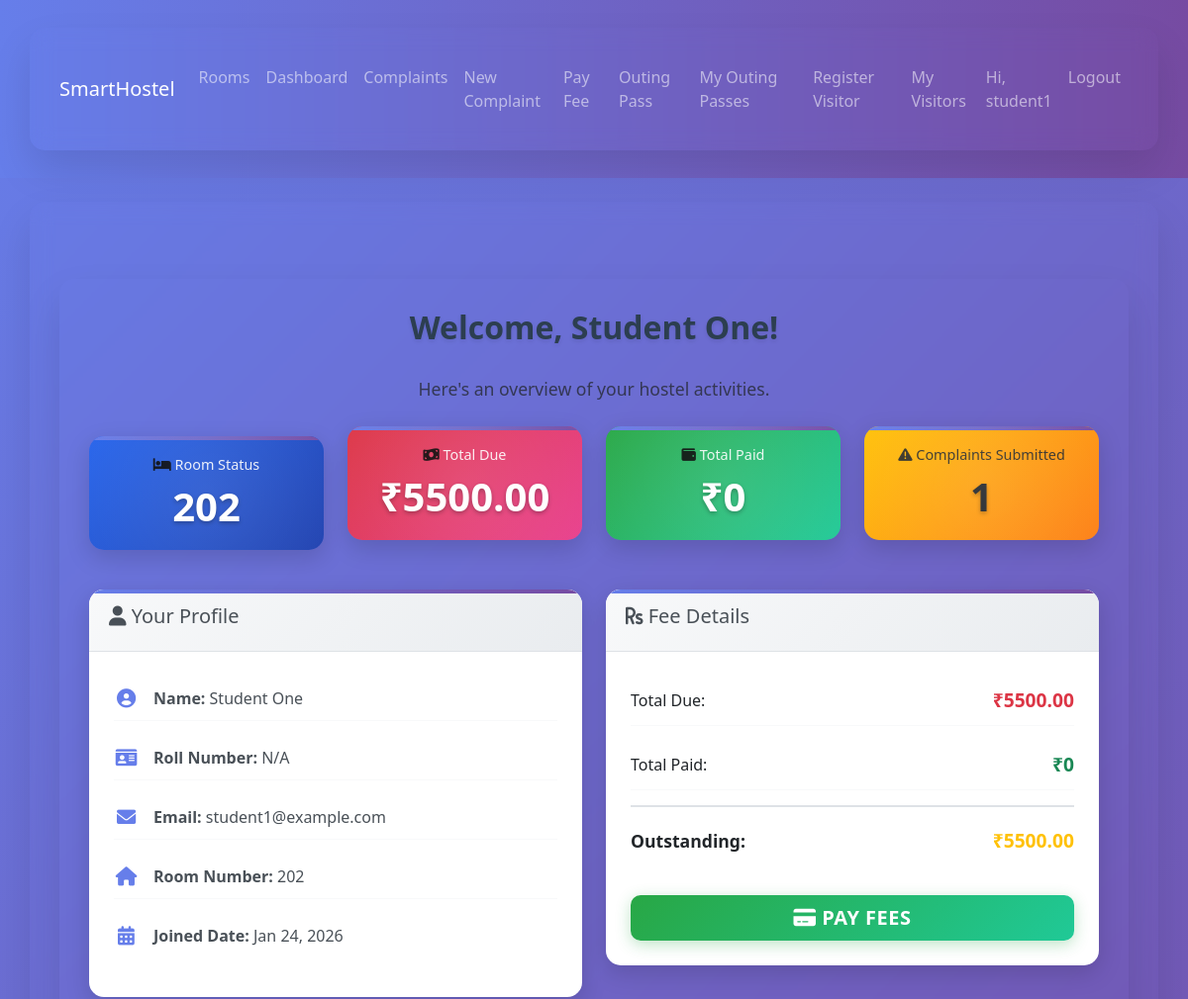
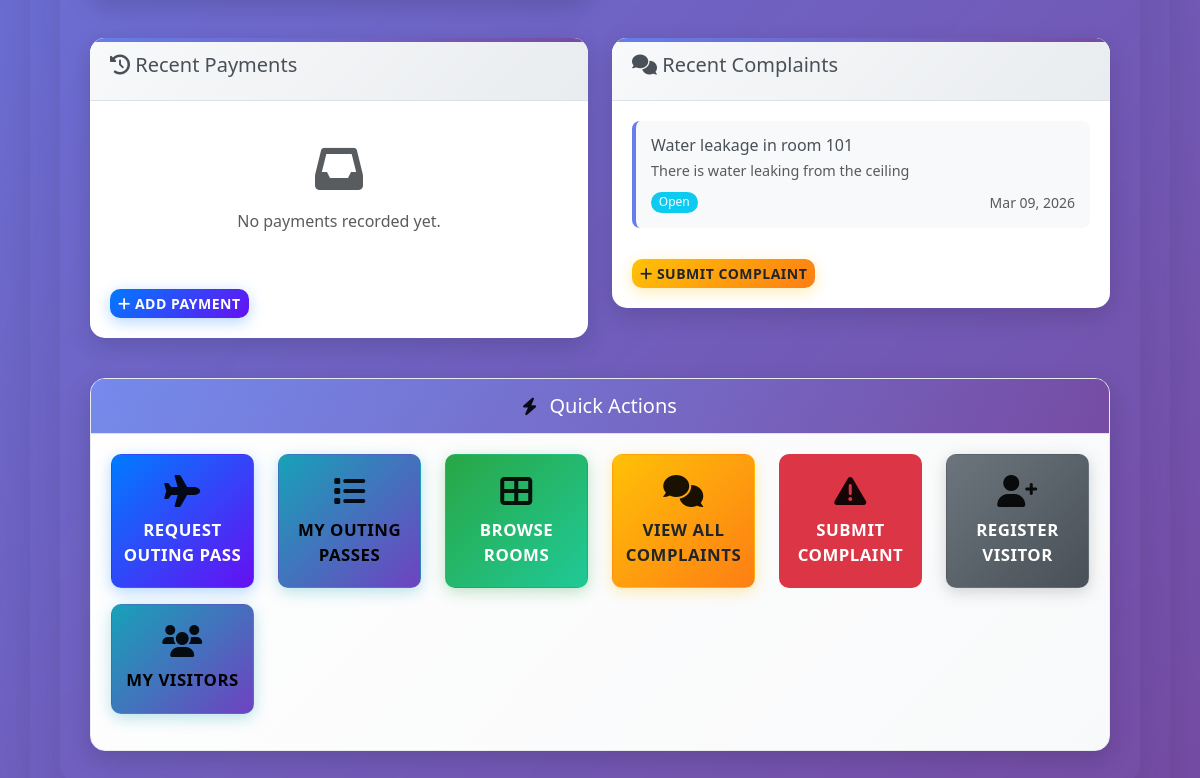
/student-dashboard/ (signed in), run on the app's committed database (2 pictures, top to bottom).
### hostel/models.py (models this page shows, shortened)
class StudentProfile(models.Model):
    user = models.OneToOneField(User, on_delete=models.CASCADE)
    roll_number = models.CharField(max_length=30, blank=True, null=True)
    room = models.ForeignKey(Room, on_delete=models.SET_NULL, null=True, blank=True)
    fees_due = models.DecimalField(max_digits=9, decimal_places=2, default=0)
    fees_paid = models.DecimalField(max_digits=9, decimal_places=2, default=0)
    joined_on = models.DateField(default=timezone.now)
    @property
    def outstanding(self):
        if self.fees_due is None:
            return Decimal('0.00')
        return self.fees_due - (self.fees_paid or Decimal('0.00'))

class Room(models.Model):
    room_no = models.CharField(max_length=10, unique=True)
    capacity = models.PositiveIntegerField(default=1)
    rent = models.DecimalField(max_digits=8, decimal_places=2, default=0)
    is_active = models.BooleanField(default=True)

class Complaint(models.Model):
    STATUS_CHOICES = [
        ('open', 'Open'),
        ('in_progress', 'In Progress'),
        ('resolved', 'Resolved'),
    ]
    student = models.ForeignKey(StudentProfile, on_delete=models.CASCADE)
    title = models.CharField(max_length=200)
    description = models.TextField()
    status = models.CharField(max_length=20, choices=STATUS_CHOICES, default='open')
    response = models.TextField(blank=True)
    created_at = models.DateTimeField(auto_now_add=True)
    updated_at = models.DateTimeField(auto_now=True)
    anonymous = models.BooleanField(default=False)

### hostel/views.py (the view)
# urls.py: path('student-dashboard/', views.student_dashboard, name='student_dashboard'),
@login_required
def student_dashboard(request):
    if request.user.is_staff:
        return redirect('admin_dashboard')
    try:
        profile = request.user.studentprofile
    except StudentProfile.DoesNotExist:
        messages.error(request, 'Your student profile is not set up. Please contact admin.')
        return redirect('logout')
    payments = Payment.objects.filter(student=profile).order_by('-paid_on')[:5]
    complaints = Complaint.objects.filter(student=profile).order_by('-created_at')[:5]
    leave_requests = OutingPass.objects.filter(student=profile).order_by('-requested_on')[:5]
    announcements = Announcement.objects.filter(is_active=True).order_by('-created_at')[:3]
    total_complaints = Complaint.objects.filter(student=profile).count()
    total_payments = Payment.objects.filter(student=profile).count()
    from datetime import date
    today = date.today()
    todays_menu = MessMenu.objects.filter(date=today, is_active=True)
    context = {
        'profile': profile,
        'payments': payments,
        'complaints': complaints,
        'leave_requests': leave_requests,
        'announcements': announcements,
        'todays_menu': todays_menu,
        'total_complaints': total_complaints,
        'total_payments': total_payments,
    }
    return render(request, 'hostel/student_dashboard.html', context)

### templates/hostel/student_dashboard.html
{% extends 'hostel/base.html' %}
{% load static %}
{% block content %}
<div class="container mt-5">
  <div class="welcome-header mb-4">
    <h2>Welcome, {{ user.get_full_name|default:user.username }}!</h2>
    <p class="text-muted">Here's an overview of your hostel activities.</p>
  </div>
  <div class="row mb-4">
    <div class="col-md-3 mb-3">
      <div class="card stats-card room-status">
        <div class="card-body">
          <h5><i class="fas fa-bed"></i> Room Status</h5>
          <h3>{% if profile.room %}{{ profile.room.room_no }}{% else %}Not Assigned{% endif %}</h3>
        </div>
      </div>
    </div>
    <div class="col-md-3 mb-3">
      <div class="card stats-card total-due">
        <div class="card-body">
          <h5><i class="fas fa-money-bill-wave"></i> Total Due</h5>
          <h3>₹{{ profile.outstanding }}</h3>
        </div>
      </div>
    </div>
    <div class="col-md-3 mb-3">
      <div class="card stats-card total-paid">
        <div class="card-body">
          <h5><i class="fas fa-wallet"></i> Total Paid</h5>
          <h3>₹{{ profile.fees_paid|default:0 }}</h3>
        </div>
      </div>
    </div>
    <div class="col-md-3 mb-3">
      <div class="card stats-card complaints-submitted">
        <div class="card-body">
          <h5><i class="fas fa-exclamation-triangle"></i> Complaints Submitted</h5>
          <h3>{{ total_complaints }}</h3>
        </div>
      </div>
    </div>
  </div>
  <div class="row mb-4">
    <div class="col-md-6 mb-3">
      <div class="card profile-card">
        <div class="card-header">
          <h5><i class="fas fa-user"></i> Your Profile</h5>
        </div>
        <div class="card-body">
          <div class="profile-item">
            <i class="fas fa-user-circle"></i>
            <span><strong>Name:</strong> {{ user.get_full_name|default:user.username }}</span>
          </div>
          <div class="profile-item">
            <i class="fas fa-id-card"></i>
            <span><strong>Roll Number:</strong> {{ profile.roll_number|default:"N/A" }}</span>
          </div>
          <div class="profile-item">
            <i class="fas fa-envelope"></i>
            <span><strong>Email:</strong> {{ user.email }}</span>
          </div>
          <div class="profile-item">
            <i class="fas fa-home"></i>
            <span><strong>Room Number:</strong> {% if profile.room %}{{ profile.room.room_no }}{% else %}Not Assigned{% endif %}</span>
          </div>
          <div class="profile-item">
            <i class="fas fa-calendar-alt"></i>
            <span><strong>Joined Date:</strong> {{ profile.joined_on|date:"M d, Y" }}</span>
          </div>
        </div>
      </div>
    </div>
    <div class="col-md-6 mb-3">
      <div class="card fee-card">
        <div class="card-header">
          <h5><i class="fas fa-rupee-sign"></i> Fee Details</h5>
        </div>
        <div class="card-body">
          <div class="fee-item">
            <span>Total Due:</span>
            <span class="fee-amount text-danger">₹{{ profile.outstanding }}</span>
          </div>
          <div class="fee-item">
            <span>Total Paid:</span>
            <span class="fee-amount text-success">₹{{ profile.fees_paid|default:0 }}</span>
          </div>
          <div class="fee-item total">
            <span>Outstanding:</span>
            <span class="fee-amount text-warning">₹{{ profile.outstanding }}</span>
          </div>
          <a href="{% url 'make_payment' %}" class="btn btn-success btn-lg w-100 mt-3">
            <i class="fas fa-credit-card"></i> Pay Fees
          </a>
        </div>
      </div>
    </div>
  </div>
  <div class="row mb-4">
    <div class="col-md-6 mb-3">
      <div class="card payments-card">
        <div class="card-header">
          <h5><i class="fas fa-history"></i> Recent Payments</h5>
        </div>
        <div class="card-body">
          {% for payment in payments %}
            <div class="payment-item">
              <div class="d-flex justify-content-between">
                <span>{{ payment.paid_on|date:"M d, Y" }}</span>
                <span class="text-success">₹{{ payment.amount }}</span>
              </div>
              <small class="text-muted">{{ payment.method }}</small>
            </div>
          {% empty %}
            <div class="text-center py-4">
              <i class="fas fa-inbox fa-3x text-muted mb-3"></i>
              <p class="text-muted">No payments recorded yet.</p>
            </div>
          {% endfor %}
          <a href="{% url 'make_payment' %}" class="btn btn-primary btn-sm mt-3">
            <i class="fas fa-plus"></i> Add Payment
          </a>
        </div>
      </div>
    </div>
    <div class="col-md-6 mb-3">
      <div class="card complaints-card">
        <div class="card-header">
          <h5><i class="fas fa-comments"></i> Recent Complaints</h5>
        </div>
        <div class="card-body">
          {% for complaint in complaints %}
            <div class="complaint-item">
              <h6>{{ complaint.title }}</h6>
              <p class="text-muted">{{ complaint.description|truncatechars:50 }}</p>
              <div class="d-flex justify-content-between">
                <span class="badge bg-info">{{ complaint.get_status_display }}</span>
                <small class="text-muted">{{ complaint.created_at|date:"M d, Y" }}</small>
              </div>
            </div>
          {% empty %}
            <div class="text-center py-4">
              <i class="fas fa-inbox fa-3x text-muted mb-3"></i>
              <p class="text-muted">No complaints submitted yet.</p>
            </div>
          {% endfor %}
          <a href="{% url 'submit_complaint' %}" class="btn btn-warning btn-sm mt-3">
            <i class="fas fa-plus"></i> Submit Complaint
          </a>
        </div>
      </div>
    </div>
  </div>
  <div class="row">
    <div class="col-md-12">
      <div class="card quick-actions-card">
        <div class="card-header">
          <h5><i class="fas fa-bolt"></i> Quick Actions</h5>
        </div>
        <div class="card-body">
          <div class="row">
            <div class="col-md-2 mb-3">
              <a href="{% url 'request_outing_pass' %}" class="btn btn-primary btn-lg w-100">
                <i class="fas fa-plane"></i> Request Outing Pass
              </a>
            </div>
            <div class="col-md-2 mb-3">
              <a href="{% url 'my_outing_passes' %}" class="btn btn-info btn-lg w-100">
                <i class="fas fa-list"></i> My Outing Passes
              </a>
            </div>
            <div class="col-md-2 mb-3">
              <a href="{% url 'rooms' %}" class="btn btn-success btn-lg w-100">
                <i class="fas fa-th-large"></i> Browse Rooms
              </a>
            </div>
            <div class="col-md-2 mb-3">
              <a href="{% url 'complaints' %}" class="btn btn-warning btn-lg w-100">
                <i class="fas fa-comments"></i> View All Complaints
              </a>
            </div>
            <div class="col-md-2 mb-3">
              <a href="{% url 'submit_complaint' %}" class="btn btn-danger btn-lg w-100">
                <i class="fas fa-exclamation-triangle"></i> Submit Complaint
              </a>
            </div>
            <div class="col-md-2 mb-3">
              <a href="{% url 'visitor_register' %}" class="btn btn-secondary btn-lg w-100">
                <i class="fas fa-user-plus"></i> Register Visitor
              </a>
            </div>
            <div class="col-md-2 mb-3">
              <a href="{% url 'visitor_status' %}" class="btn btn-info btn-lg w-100">
                <i class="fas fa-users"></i> My Visitors
              </a>
            </div>
          </div>
        </div>
      </div>
    </div>
  </div>
</div>
<link rel="stylesheet" href="https://cdnjs.cloudflare.com/ajax/libs/font-awesome/6.0.0/css/all.min.css">
{% endblock %}

### templates/hostel/base.html (shortened to what this page needs)
{% load static %}
<!doctype html>
<html lang="en">
  <head>
    <link href="https://cdn.jsdelivr.net/npm/bootstrap@5.3.2/dist/css/bootstrap.min.css" rel="stylesheet">
    <link href="{% static 'hostel/css/style.css' %}" rel="stylesheet">
  </head>
  <body>
    <nav class="navbar navbar-expand-lg navbar-dark mb-4" style="background: linear-gradient(90deg, #667eea 0%, #764ba2 100%);">
      <div class="container">
        <a class="navbar-brand" href="{% url 'home' %}">SmartHostel</a>
        <div class="collapse navbar-collapse" id="nav">
          <ul class="navbar-nav me-auto">
            {% if not user.is_staff %}
              <li class="nav-item"><a class="nav-link" href="{% url 'rooms' %}">Rooms</a></li>
            {% endif %}
            {% if user.is_authenticated %}
              {% if not user.is_staff %}
                <li class="nav-item"><a class="nav-link" href="{% url 'dashboard' %}">Dashboard</a></li>
                <li class="nav-item"><a class="nav-link" href="{% url 'complaints' %}">Complaints</a></li>
              {% endif %}
              {% if not user.is_staff %}
                <li class="nav-item"><a class="nav-link" href="{% url 'submit_complaint' %}">New Complaint</a></li>
                <li class="nav-item"><a class="nav-link" href="{% url 'make_payment' %}">Pay Fee</a></li>
                <li class="nav-item"><a class="nav-link" href="{% url 'request_outing_pass' %}">Outing Pass</a></li>
                <li class="nav-item"><a class="nav-link" href="{% url 'my_outing_passes' %}">My Outing Passes</a></li>
                <li class="nav-item"><a class="nav-link" href="{% url 'visitor_register' %}">Register Visitor</a></li>
                <li class="nav-item"><a class="nav-link" href="{% url 'visitor_status' %}">My Visitors</a></li>
              {% endif %}
            {% endif %}
          </ul>
          <ul class="navbar-nav">
            {% if user.is_authenticated %}
              <li class="nav-item"><span class="nav-link">Hi, {{ user.username }}</span></li>
              <li class="nav-item"><a class="nav-link" href="{% url 'logout' %}">Logout</a></li>
            {% else %}
              <li class="nav-item"><a class="nav-link" href="{% url 'login' %}">Login</a></li>
              <li class="nav-item"><a class="nav-link" href="{% url 'signup' %}">Sign up</a></li>
            {% endif %}
          </ul>
        </div>
      </div>
    </nav>
    <div class="container">
      {% block content %}{% endblock %}
    </div>
  </body>
</html>

### data on the page
StudentProfile: room.room_no "202", outstanding "5500.00", fees_paid "0", roll_number "N/A", joined_on "Jan 24, 2026"
Complaint: title "Water leakage in room 101", description "There is water leaking from the ceiling", status "Open", created_at "Mar 09, 2026"

### other printed values
{{ user.username }} "student1"
{{ user.get_full_name|default:user.username }} "Student One"
{{ total_complaints }} "1"
{{ user.email }} "student1@example.com"
